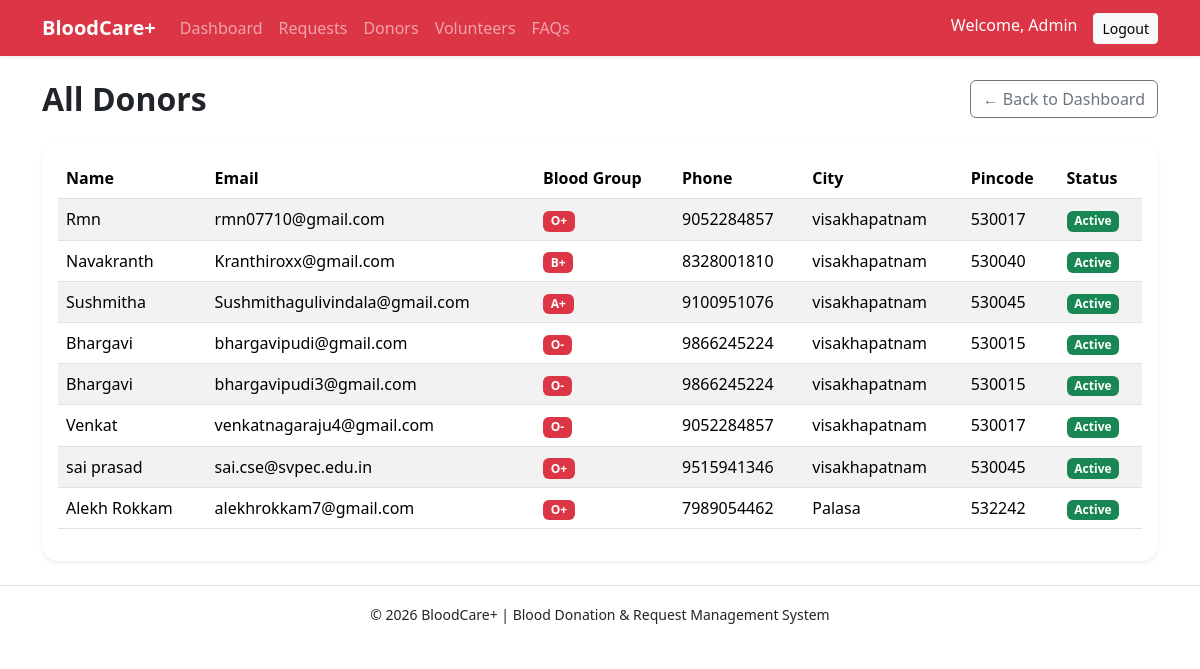
The app's page /admin/donors (signed in) with its own data.
### app/models.py (models this page shows, shortened)
class User(UserMixin, db.Model):
    __tablename__ = "users"
    id = db.Column(db.Integer, primary_key=True)
    name = db.Column(db.String(120), nullable=False)
    email = db.Column(db.String(120), unique=True, nullable=False)
    password_hash = db.Column(db.String(255), nullable=False)
    role = db.Column(db.String(30), nullable=False, default="donor")
    failed_attempts = db.Column(db.Integer, default=0)
    lock_until = db.Column(db.DateTime, nullable=True)
    created_at = db.Column(db.DateTime, default=datetime.utcnow)

class Donor(db.Model):
    __tablename__ = "donors"
    donor_id = db.Column(db.Integer, primary_key=True)
    user_id = db.Column(db.Integer, db.ForeignKey("users.id"), nullable=False)
    blood_group = db.Column(db.String(10), nullable=False)
    phone = db.Column(db.String(20), nullable=False)
    city = db.Column(db.String(100), nullable=False)
    pincode = db.Column(db.String(10), nullable=False)
    availability = db.Column(db.Boolean, default=True)
    last_donated_date = db.Column(db.DateTime, nullable=True)
    user = db.relationship(
        "User",
        backref=db.backref("donor_profile", uselist=False)
    )

### app/admin/routes.py (the view)
@admin_bp.route("/donors")
@login_required
@role_required("admin")
def donors():
    donors = Donor.query.options(joinedload(Donor.user)).all()
    return render_template("admin/admin_donors.html", donors=donors)

### app/utils.py (called while the page is built)
def role_required(role):
    def decorator(f):
        @wraps(f)
        def decorated_function(*args, **kwargs):
            if not current_user.is_authenticated:
                abort(401)
            if current_user.role != role:
                abort(403)
            return f(*args, **kwargs)
        return decorated_function
    return decorator

### app/templates/admin/admin_donors.html (shortened to what this page needs)
{% extends "base.html" %}
{% block content %}
<div class="d-flex justify-content-between align-items-center mb-4">
  <h2 class="fw-bold mb-0">All Donors</h2>
  <a href="{{ url_for('admin.dashboard') }}" class="btn btn-outline-secondary">
    ← Back to Dashboard
  </a>
</div>
<div class="card shadow-sm border-0 rounded-4">
  <div class="card-body">
    {% if donors %}
      <div class="table-responsive">
        <table class="table table-striped align-middle">
          <thead>
            <tr>
              <th>Name</th>
              <th>Email</th>
              <th>Blood Group</th>
              <th>Phone</th>
              <th>City</th>
              <th>Pincode</th>
              <th>Status</th>
            </tr>
          </thead>
          <tbody>
            {% for d in donors %}
            <tr>
              <td>{{ d.user.name }}</td>
              <td>{{ d.user.email }}</td>
              <td>
                <span class="badge bg-danger">
                  {{ d.blood_group }}
                </span>
              </td>
              <td>{{ d.phone }}</td>
              <td>{{ d.city }}</td>
              <td>{{ d.pincode }}</td>
              <td>
                {% if d.availability %}
                  <span class="badge bg-success">Active</span>
                {% else %}
                  <span class="badge bg-secondary">Inactive</span>
                {% endif %}
              </td>
            </tr>
            {% endfor %}
          </tbody>
        </table>
      </div>
    {% else %}
      <div class="alert alert-info">
        No donors registered yet.
      </div>
    {% endif %}
  </div>
</div>
{% endblock %}

### app/templates/base.html (shortened to what this page needs)
<!DOCTYPE html>
<html lang="en">
<head>
  <link href="https://cdn.jsdelivr.net/npm/bootstrap@5.3.3/dist/css/bootstrap.min.css" rel="stylesheet">
  <link rel="stylesheet" href="{{ url_for('static', filename='css/style.css') }}">
</head>
<body>
<nav class="navbar navbar-expand-lg navbar-dark bg-danger shadow-sm">
  <div class="container">
    <a class="navbar-brand fw-bold" href="{{ url_for('main.home') }}">
      BloodCare+
    </a>
    <div class="collapse navbar-collapse" id="navMenu">
      <ul class="navbar-nav me-auto">
        {% if current_user.is_authenticated %}
          {% if current_user.role == "admin" %}
            <li class="nav-item">
              <a class="nav-link" href="{{ url_for('admin.dashboard') }}">
                Dashboard
              </a>
            </li>
            <li class="nav-item">
              <a class="nav-link" href="{{ url_for('admin.requests') }}">
                Requests
              </a>
            </li>
            <li class="nav-item">
              <a class="nav-link" href="{{ url_for('admin.donors') }}">
                Donors
              </a>
            </li>
            <li class="nav-item">
              <a class="nav-link" href="{{ url_for('admin.volunteers') }}">
                Volunteers
              </a>
            </li>
          {% endif %}
        {% endif %}
        <li class="nav-item">
          <a class="nav-link" href="{{ url_for ('main.faq') }}">
            FAQs
          </a>
        </li>
      </ul>
      <ul class="navbar-nav">
        {% if current_user.is_authenticated %}
          <li class="nav-item">
            <span class="navbar-text me-3 text-white">
              Welcome, {{ current_user.name }}
            </span>
          </li>
          <li class="nav-item">
            <form action="{{ url_for('auth.logout') }}" method="POST" style="display:inline;">
                <button type="submit" class="btn btn-light btn-sm">
                    Logout
                </button>
            </form>
          </li>
        {% endif %}
      </ul>
    </div>
  </div>
</nav>
<main class="container my-4">
  {% block content %}{% endblock %}
</main>
<footer class="text-center py-3 mt-4 border-top">
  <small>© 2026 BloodCare+ | Blood Donation & Request Management System</small>
</footer>
</body>
</html>

### app/static/css/style.css (style rules this page uses)
body { font-family: "Segoe UI", sans-serif; }

### app/templates/base.html (style rules this page uses)
.card { transition: all 0.2s ease-in-out; }

### records on screen
User: name "Admin"
Donor: user.name "Rmn", user.email "rmn07710@gmail.com", blood_group "O+", phone "9052284857", city "visakhapatnam", pincode "530017", availability "Active"
Donor: user.name "Navakranth", user.email "Kranthiroxx@gmail.com", blood_group "B+", phone "8328001810", city "visakhapatnam", pincode "530040", availability "Active"
Donor: user.name "Sushmitha", user.email "Sushmithagulivindala@gmail.com", blood_group "A+", phone "9100951076", city "visakhapatnam", pincode "530045", availability "Active"
Donor: user.name "Bhargavi", user.email "bhargavipudi@gmail.com", blood_group "O-", phone "9866245224", city "visakhapatnam", pincode "530015", availability "Active"
Donor: user.name "Bhargavi", user.email "bhargavipudi3@gmail.com", blood_group "O-", phone "9866245224", city "visakhapatnam", pincode "530015", availability "Active"
Donor: user.name "Venkat", user.email "venkatnagaraju4@gmail.com", blood_group "O-", phone "9052284857", city "visakhapatnam", pincode "530017", availability "Active"
Donor: user.name "sai prasad", user.email "sai.cse@svpec.edu.in", blood_group "O+", phone "9515941346", city "visakhapatnam", pincode "530045", availability "Active"
Donor: user.name "Alekh Rokkam", user.email "alekhrokkam7@gmail.com", blood_group "O+", phone "7989054462", city "Palasa", pincode "532242", availability "Active"
